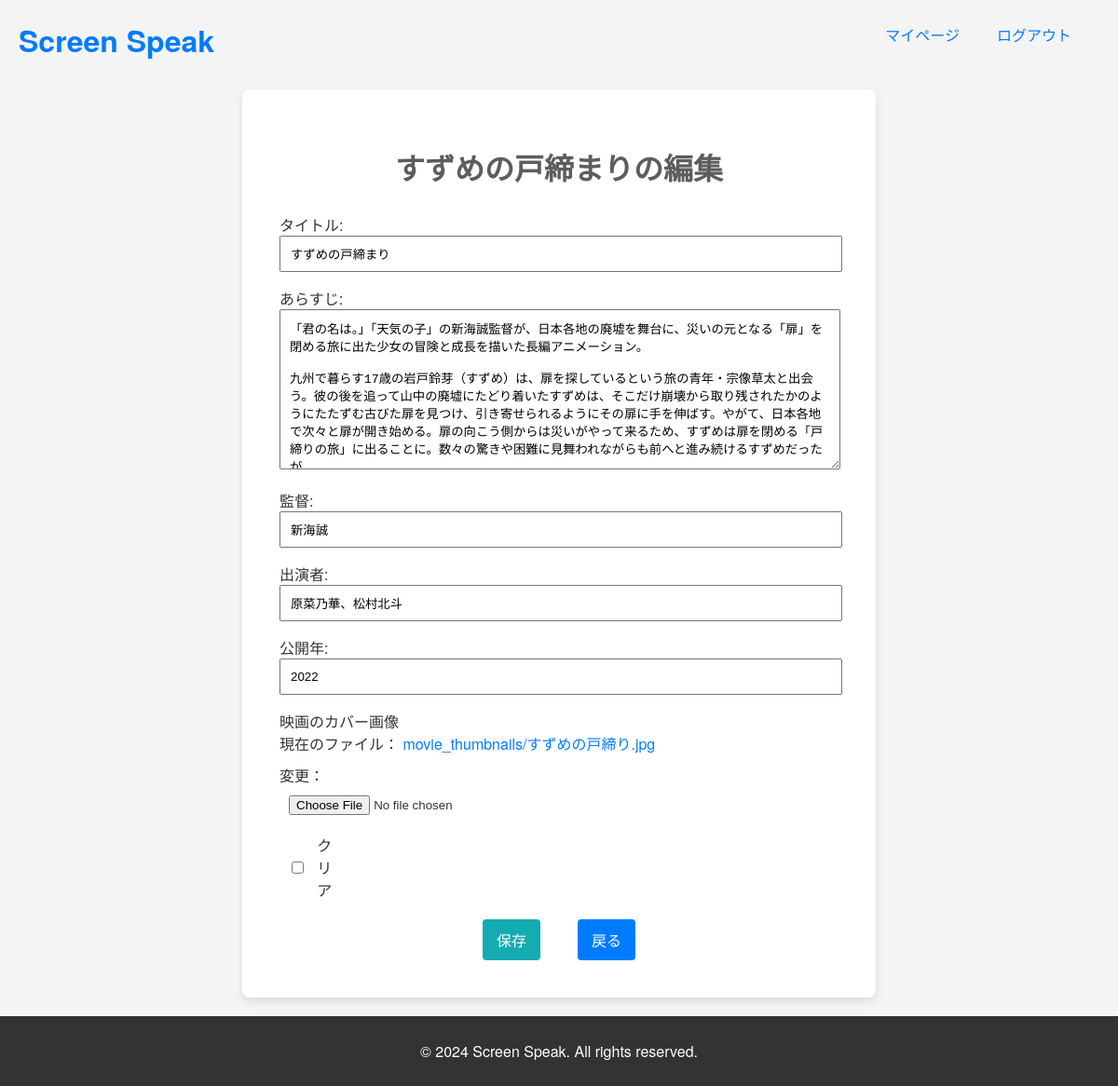
The page /movie_detail_edit/1/ (signed in) on the database as committed earlier.
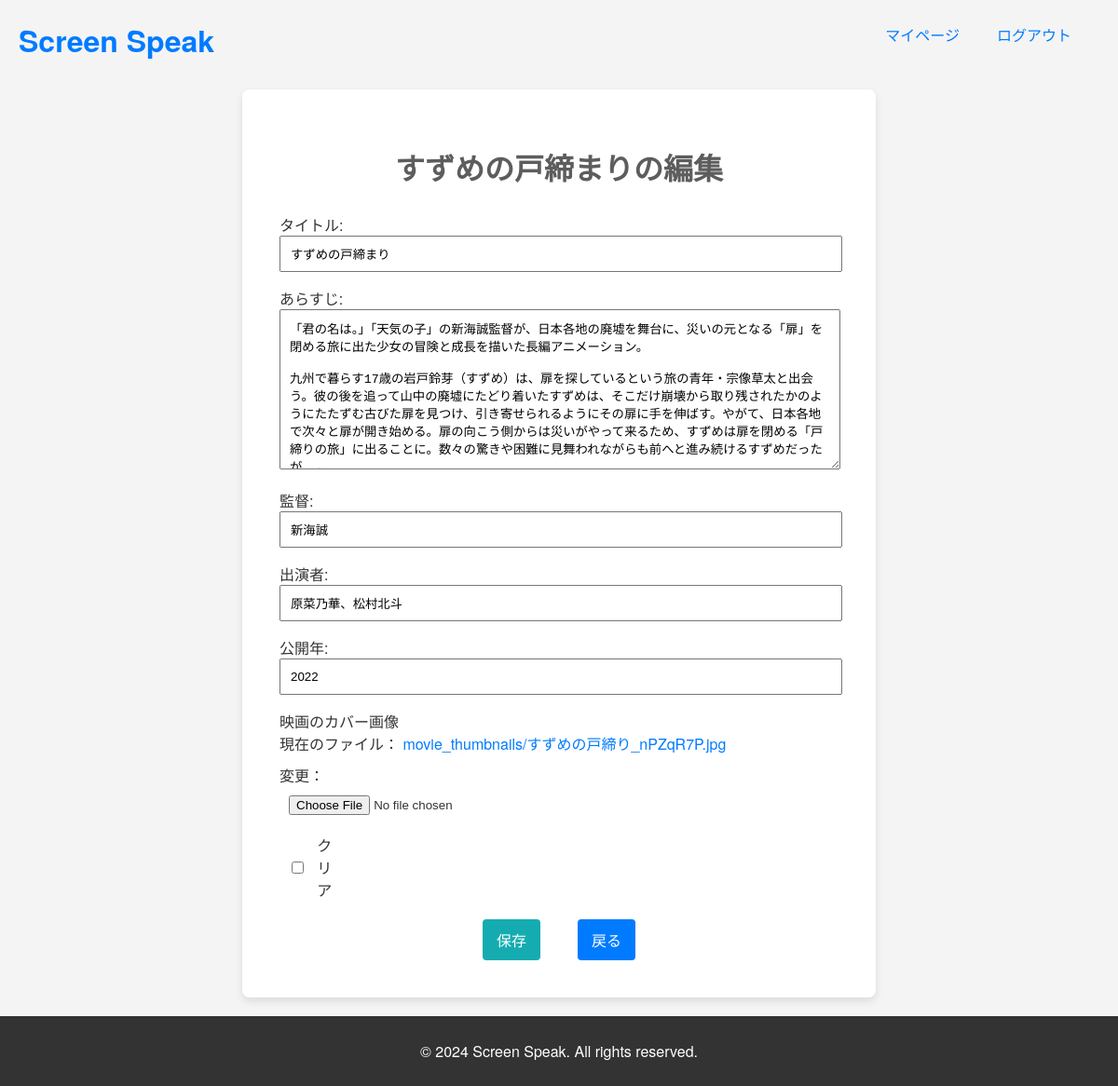
The same page on the database as committed later.
### flick_seeker/models.py (models this page shows, shortened)
class Movie(models.Model):
    title = models.CharField(max_length=255)  # タイトルフィールド
    plot = models.TextField()  # あらすじフィールド
    director = models.CharField(max_length=255)  # 監督フィールド
    cast = models.CharField(max_length=255)  # 出演者フィールド
    release_year = models.PositiveIntegerField()  # 公開年フィールド
    thumbnail = models.ImageField(upload_to='movie_thumbnails/', blank=True, null=True)
    created_at = models.DateTimeField(auto_now_add=True)  # 作成日時（自動で現在の日時が設定される）
    updated_at = models.DateTimeField(auto_now=True)  # 更新日時（自動で現在の日時が設定され、更新時に更新される）

### flick_seeker/views.py (the view)
# urls.py: path('movie_detail_edit/<int:movie_id>/', movie_detail_edit, name='movie_detail_edit'),
@login_required
def movie_detail_edit(request, movie_id):
    movie = get_object_or_404(Movie, pk=movie_id)
    if request.method == 'POST':
        form = MovieForm(request.POST, request.FILES, instance=movie)
        if form.is_valid():
            print(form.cleaned_data)  # クリーンなデータをログに出力
            form.save()
            return redirect('flick_seeker:movie_detail', movie_id=movie.id)
        else:
            print(form.errors)  # フォームのエラーをログに出力
    else:
        form = MovieForm(instance=movie)
    return render(request, 'movie_detail_edit.html', {'form': form, 'movie': movie})

### flick_seeker/forms.py (shortened to what this page needs)
class MovieForm(forms.ModelForm):
    release_year = forms.CharField(label='公開年', widget=forms.TextInput(attrs={'placeholder': '例: 2020'}), required=False)
    class Meta:
        model = Movie
        fields = ['title', 'plot', 'director', 'cast', 'release_year', 'thumbnail']  # 必要に応じてフィールドを調整
        labels = {
            'title': 'タイトル',
            'plot': 'あらすじ',
            'director': '監督',
            'cast': '出演者',
            'thumbnail': '映画のカバー画像',
        }
        widgets = {
            'title': forms.TextInput(attrs={'required': True}),
        }

### flick_seeker/templates/movie_detail_edit.html (shortened to what this page needs)
{% extends 'base.html' %}
{% block content %}
  <div class="movie-detail-edit-page-container">
    <div class="movie-detail-edit-form-container">
      <h1>{{ movie.title }}の編集</h1>
      <form method="post" action="{% url 'flick_seeker:movie_detail_edit' movie.id %}" enctype="multipart/form-data">
        <p>{{ form.title.label_tag }}{{ form.title }}</p>
        <p>{{ form.plot.label_tag }}{{ form.plot }}</p>
        <p>{{ form.director.label_tag }}{{ form.director }}</p>
        <p>{{ form.cast.label_tag }}{{ form.cast }}</p>
        <p>{{ form.release_year.label_tag }}{{ form.release_year }}</p>
        <div class="movie-detail-edit-form-field">
          <label for="{{ form.thumbnail.id_for_label }}">{{ form.thumbnail.label }}</label>
          {% if form.thumbnail.value %}
            <div class="currently">
              <label>現在のファイル：</label>
              <a href="{{ form.thumbnail.value.url }}">{{ form.thumbnail.value }}</a>
            </div>
            <div class="change">
              <label for="{{ form.thumbnail.id_for_label }}">変更：</label>
              <input type="file" name="{{ form.thumbnail.name }}" id="{{ form.thumbnail.id_for_label }}" />
            </div>
            <div class="clear">
              <label for="{{ form.thumbnail.auto_id }}_clear">
                <input type="checkbox" name="{{ form.thumbnail.html_name }}-clear" id="{{ form.thumbnail.auto_id }}_clear" />
                クリア
              </label>
            </div>
          {% else %}
            <input type="file" name="{{ form.thumbnail.name }}" id="{{ form.thumbnail.id_for_label }}" />
          {% endif %}
        </div>
        <div class="movie-detail-edit-auth-buttons">
          <button type="submit" class="btn btn-primary">保存</button>
          <a href="{% url 'flick_seeker:movie_detail' movie.id %}" class="btn btn-secondary">戻る</a>
        </div>
      </form>
    </div>
  </div>
{% endblock %}

Rows that differ between the two databases and show on the page:
changed Movie "すずめの戸締まり": thumbnail.value "movie_thumbnails/すずめの戸締り.jpg" → "movie_thumbnails/すずめの戸締り_nPZqR7P.jpg"
